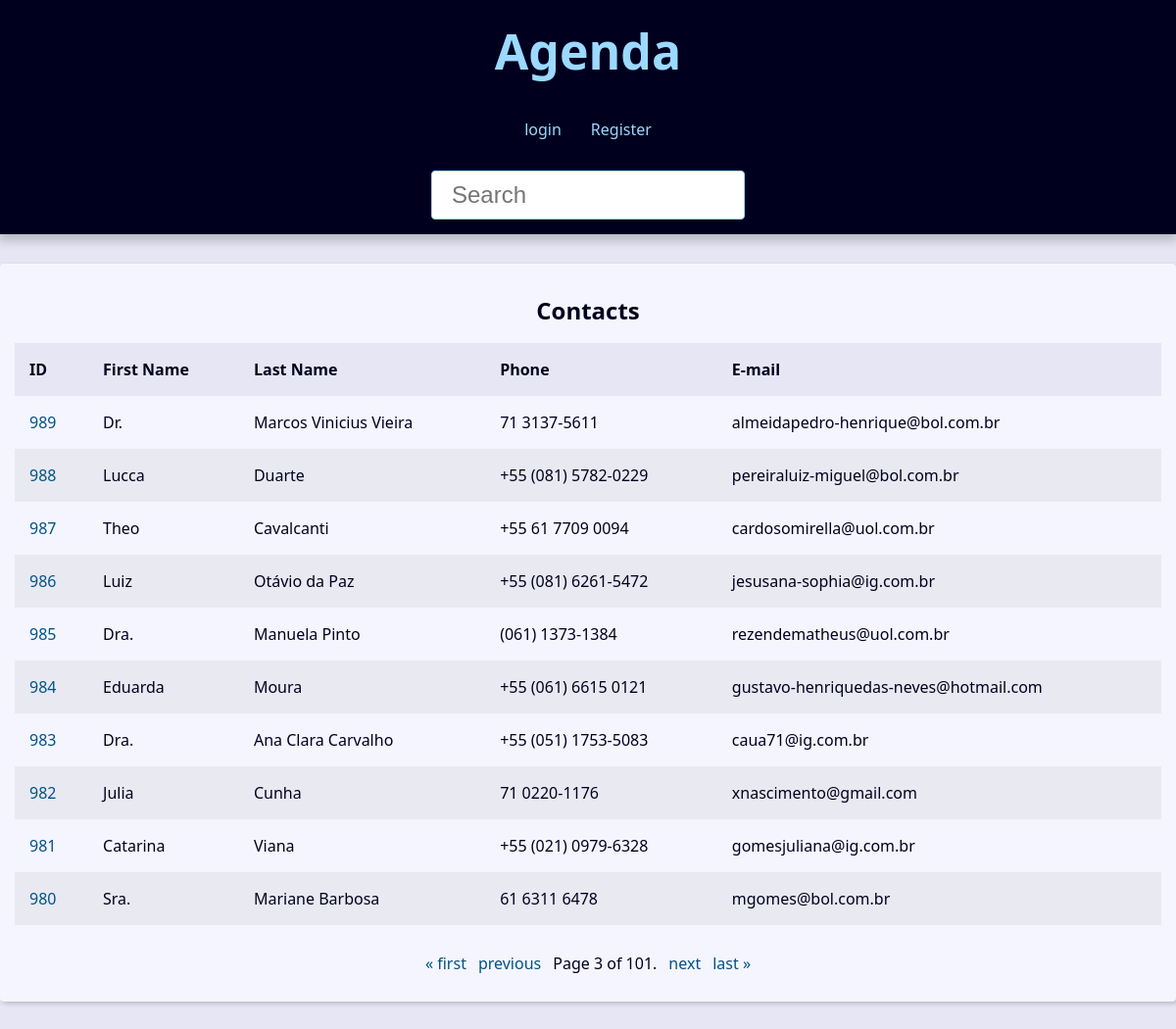
The app's page /?page=3&q= with its own data.
### contact/models.py (models this page shows, shortened)
class Contact(models.Model):
    first_name = models.CharField(max_length=50)
    last_name = models.CharField(max_length=50)
    phone = models.CharField(max_length=50)
    email = models.EmailField(max_length=254, blank=True) #Com o blanck você define se é obrigatório ou não, tem validação imbutida
    created_date = models.DateTimeField(default=timezone.now) #Função que pega a data atual
    description = models.TextField(blank=True)
    show = models.BooleanField(default=True) #Default coloca um falor automático, #Ele é de selecionar
    picture = models.ImageField(blank=True, upload_to='pictures/%Y/%m') #Dentro da pasta média ele vai criar uma pasta pictures / ano / mês
    category = models.ForeignKey(
        Category, on_delete=models.SET_NULL,
        blank=True, null=True #Permito que esse campo seja nulo
    )
    owner = models.ForeignKey(
        User, on_delete=models.SET_NULL,
        blank=True, null=True
    )

### contact/views/contact_views.py (the view)
# urls.py: path('',views.index, name='index'),
def index(request):
    contacts = Contact.objects.all().filter(show=True).order_by('-id') #Se colocar [0:10] ele só pega os 10 primeiros contatos
    print(contacts.query) #Para analisar qual consulta está sendo feita
    paginator = Paginator(contacts,10)
    page_number = request.GET.get("page")
    page_obj = paginator.get_page(page_number)
    context = {
        'page_obj': page_obj,
        'site_title':'Contatos - Agenda',
    }
    return render(
        request,
        'contact/index.html',
        context
    )

### contact/templates/contact/index.html
{% extends 'global/base.html' %}
{% block content %}
{%if page_obj %}
    <div class="responsive-table">
        <table class="contacts-table">
            <caption class="table-caption">
                Contacts
            </caption>
            <thead>
                <tr class="table-row table-row-header">
                    <th class="table-header">ID</th>
                    <th class="table-header">First Name</th>
                    <th class="table-header">Last Name</th>
                    <th class="table-header">Phone</th>
                    <th class="table-header">E-mail</th>
                </tr>
            </thead>
            <tbody>
                {% for contact in page_obj%}
                    <tr class="table-row">
                        <td class="table-cel">
                            <a href="{% url 'contact:contact' contact.id %}" class="table-link">
                                {{contact.id}}
                            </a>
                        </td>
                        <td class="table-cel">
                            {{contact.first_name}}
                        </td>
                        <td class="table-cel">
                            {{contact.last_name}}
                        </td>
                        <td class="table-cel">
                            {{contact.phone}}
                        </td>
                        <td class="table-cel">
                            {{contact.email}}
                        </td>
                    </tr>
                {% endfor %}
            </tbody>
        </table>
    </div>
{% else %}
<div class="single-contact">
    <h1 class="single-contact">
        Nenhum cadastro com esse nome
    </h1>
</div>
{% endif %}
{% endblock content %}

### base_static/global/css/style.css (style rules this page uses)
:root { --spacing: 1.5rem; --link-dark-color: rgb(0, 83, 134); --link-light-color: rgb(156, 217, 255); --clr-white: rgb(245, 245, 255); --clr-black: rgb(0, 0, 30); --clr-light-gray: rgb(230, 230, 245); --clr-dark-shadow-5: rgba(0, 0, 10, 5%); --clr-dark-shadow-10: rgba(0, 0, 10, 10%); --clr-dark-shadow-20: rgba(0, 0, 10, 20%); --clr-light-shadow-5: rgba(200, 200, 255, 5%); --clr-light-shadow-10: rgba(200, 200, 255, 10%); --clr-light-shadow-20: rgba(200, 200, 255, 20%); --main-page-width: 120rem; --table-min-width: 60rem; --biggest-font-size: 5rem; --bigger-font-size: 4rem; --big-font-size: 3.2rem; --medium-font-size: 2.4rem; --small-font-size: 1.6rem; --smaller-font-size: 1.4rem; --smallest-font-size: 1.2rem; --transition-fast: 300ms; --transition-medium: 600ms; --transition-slow: 1s; --default-border-radius: 4px; }
*, *::before, *::after { margin: 0; padding: 0; box-sizing: border-box; }
html { font-size: 62.5%; }
body { font-family: system-ui, -apple-system, BlinkMacSystemFont, 'Segoe UI', Roboto, Oxygen, Ubuntu, Cantarell, 'Open Sans', 'Helvetica Neue', sans-serif; line-height: 1.5; font-size: var(--small-font-size); color: var(--clr-black); -webkit-font-smoothing: antialiased; background: var(--clr-light-gray); }
.responsive-table { width: 100%; overflow-x: auto; }
.contacts-table { width: 100%; min-width: var(--table-min-width); border-collapse: collapse; }
.table-caption { font-size: var(--medium-font-size); font-weight: bold; padding: var(--spacing); }
.table-row { text-align: left; text-overflow: ellipsis; transition: background-color var(--transition-fast) ease-in-out; }
.table-row:nth-of-type(2n) { background: var(--clr-dark-shadow-5); }
.table-row-header { background: var(--clr-light-gray); color: var(--clr-black); }
.table-cel, .table-header { padding: var(--spacing); }
.table-link { color: var(--link-dark-color); transition: color var(--transition-fast) ease-in-out; text-decoration: none; }

### records on screen
Contact: id "989", first_name "Dr.", last_name "Marcos Vinicius Vieira", phone "71 3137-5611", email "almeidapedro-henrique@bol.com.br"
Contact: id "988", first_name "Lucca", last_name "Duarte", phone "+55 (081) 5782-0229", email "pereiraluiz-miguel@bol.com.br"
Contact: id "987", first_name "Theo", last_name "Cavalcanti", phone "+55 61 7709 0094", email "cardosomirella@uol.com.br"
Contact: id "986", first_name "Luiz", last_name "Otávio da Paz", phone "+55 (081) 6261-5472", email "jesusana-sophia@ig.com.br"
Contact: id "985", first_name "Dra.", last_name "Manuela Pinto", phone "(061) 1373-1384", email "rezendematheus@uol.com.br"
Contact: id "984", first_name "Eduarda", last_name "Moura", phone "+55 (061) 6615 0121", email "gustavo-henriquedas-neves@hotmail.com"
Contact: id "983", first_name "Dra.", last_name "Ana Clara Carvalho", phone "+55 (051) 1753-5083", email "caua71@ig.com.br"
Contact: id "982", first_name "Julia", last_name "Cunha", phone "71 0220-1176", email "xnascimento@gmail.com"
Contact: id "981", first_name "Catarina", last_name "Viana", phone "+55 (021) 0979-6328", email "gomesjuliana@ig.com.br"
Contact: id "980", first_name "Sra.", last_name "Mariane Barbosa", phone "61 6311 6478", email "mgomes@bol.com.br"

### other values on screen
{{ page_obj.number }} "3"
{{ page_obj.paginator.num_pages }} "101"
